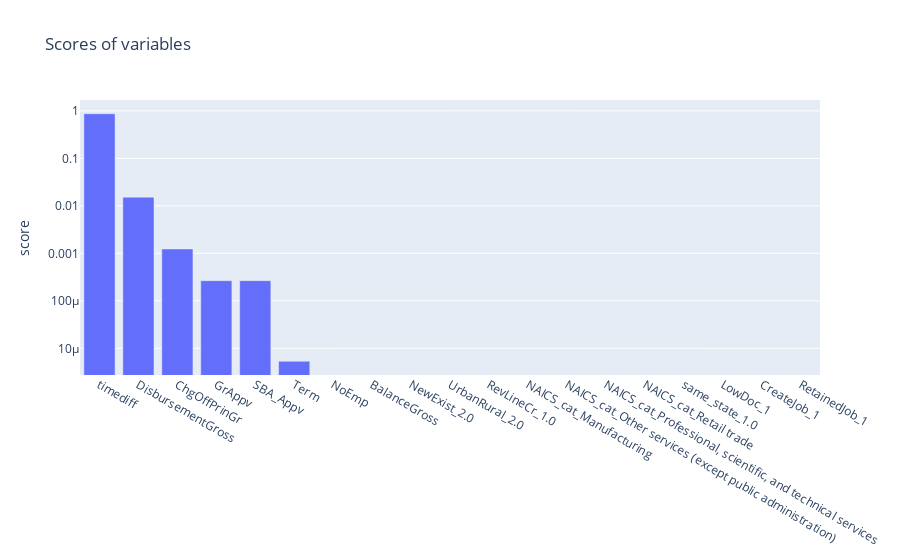

Here is the notebook cell this chart was saved with:
### Code cell
# bar plot of scores
import plotly.graph_objects as go
from operator import itemgetter

fig = go.Figure(data=[
    go.Bar(
        x=[s[0] for s in sorted_scores],
        y=[s[1] for s in sorted_scores]
    )
])

fig.update_layout(
    title="Scores of variables",
    yaxis={
        'type': 'log',
        'title': 'score'
    }
)

fig.show()

### Figure 1 — Plotly figure (JSON) as saved in the notebook; plotly's stock layout.template omitted (floating-point values rounded to 4 significant figures)
{"data": [{"type": "bar", "x": ["timediff", "DisbursementGross", "ChgOffPrinGr", "GrAppv", "SBA_Appv", "Term", "NoEmp", "BalanceGross", "NewExist_2.0", "UrbanRural_2.0", "RevLineCr_1.0", "NAICS_cat_Manufacturing", "NAICS_cat_Other services (except public administration)", "NAICS_cat_Professional, scientific, and technical services", "NAICS_cat_Retail trade", "same_state_1.0", "LowDoc_1", "CreateJob_1", "RetainedJob_1"], "y": [0.8697, 0.0152, 0.001233, 0.0002656, 0.0002656, 5.337e-06, 0, 0, 0, 0, 0, 0, 0, 0, 0, 0, 0, 0, 0]}], "layout": {"title": {"text": "Scores of variables"}, "yaxis": {"title": {"text": "score"}, "type": "log"}}}
